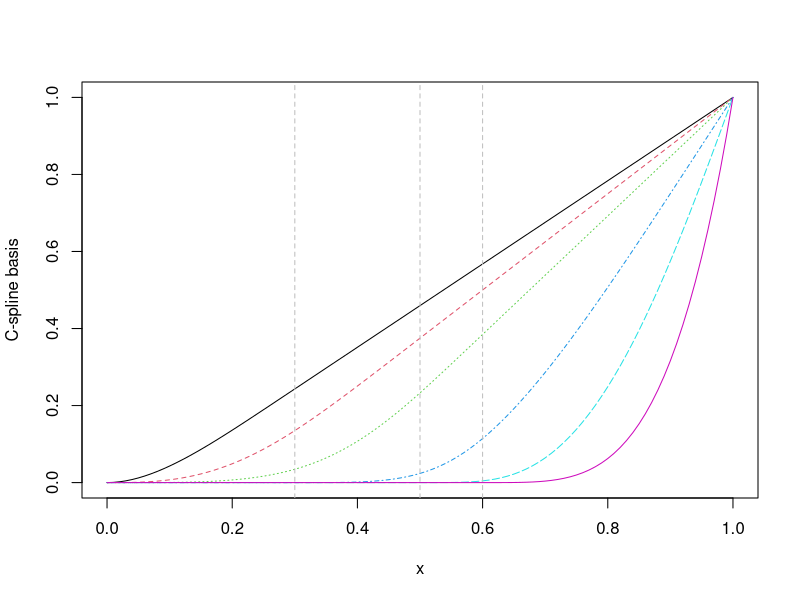
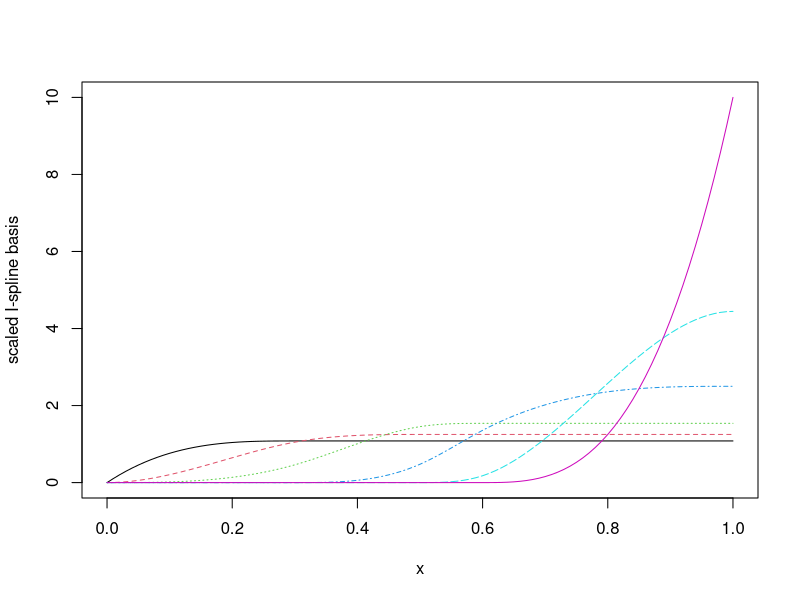
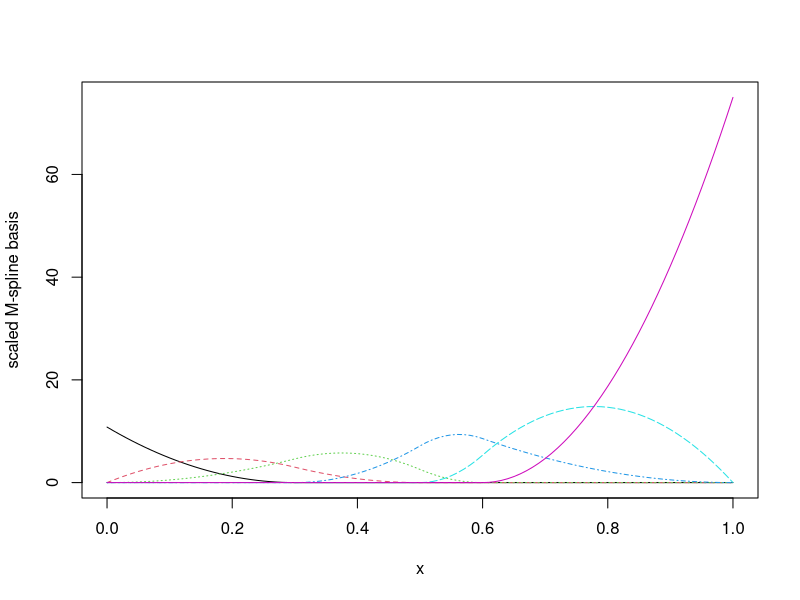

Here is the R script that generated these plots, in order:
library(splines2)


### Name: cSpline
### Title: C-Spline Basis for Polynomial Splines
### Aliases: cSpline

### ** Examples

library(splines2)
x <- seq.int(0, 1, 0.01)
knots <- c(0.3, 0.5, 0.6)

### when 'scale = TRUE' (by default)
csMat <- cSpline(x, knots = knots, degree = 2, intercept = TRUE)

library(graphics)
matplot(x, csMat, type = "l", ylab = "C-spline basis")
abline(v = knots, lty = 2, col = "gray")
isMat <- deriv(csMat)
msMat <- deriv(csMat, derivs = 2)
matplot(x, isMat, type = "l", ylab = "scaled I-spline basis")
matplot(x, msMat, type = "l", ylab = "scaled M-spline basis")

### when 'scale = FALSE'
csMat <- cSpline(x, knots = knots, degree = 2,
                 intercept = TRUE, scale = FALSE)
## the corresponding I-splines and M-splines (with same arguments)
isMat <- iSpline(x, knots = knots, degree = 2, intercept = TRUE)
msMat <- mSpline(x, knots = knots, degree = 2, intercept = TRUE)
## or using deriv methods (much more efficient)
isMat1 <- deriv(csMat)
msMat1 <- deriv(csMat, derivs = 2)
## equivalent
stopifnot(all.equal(isMat, isMat1, check.attributes = FALSE))
stopifnot(all.equal(msMat, msMat1, check.attributes = FALSE))
